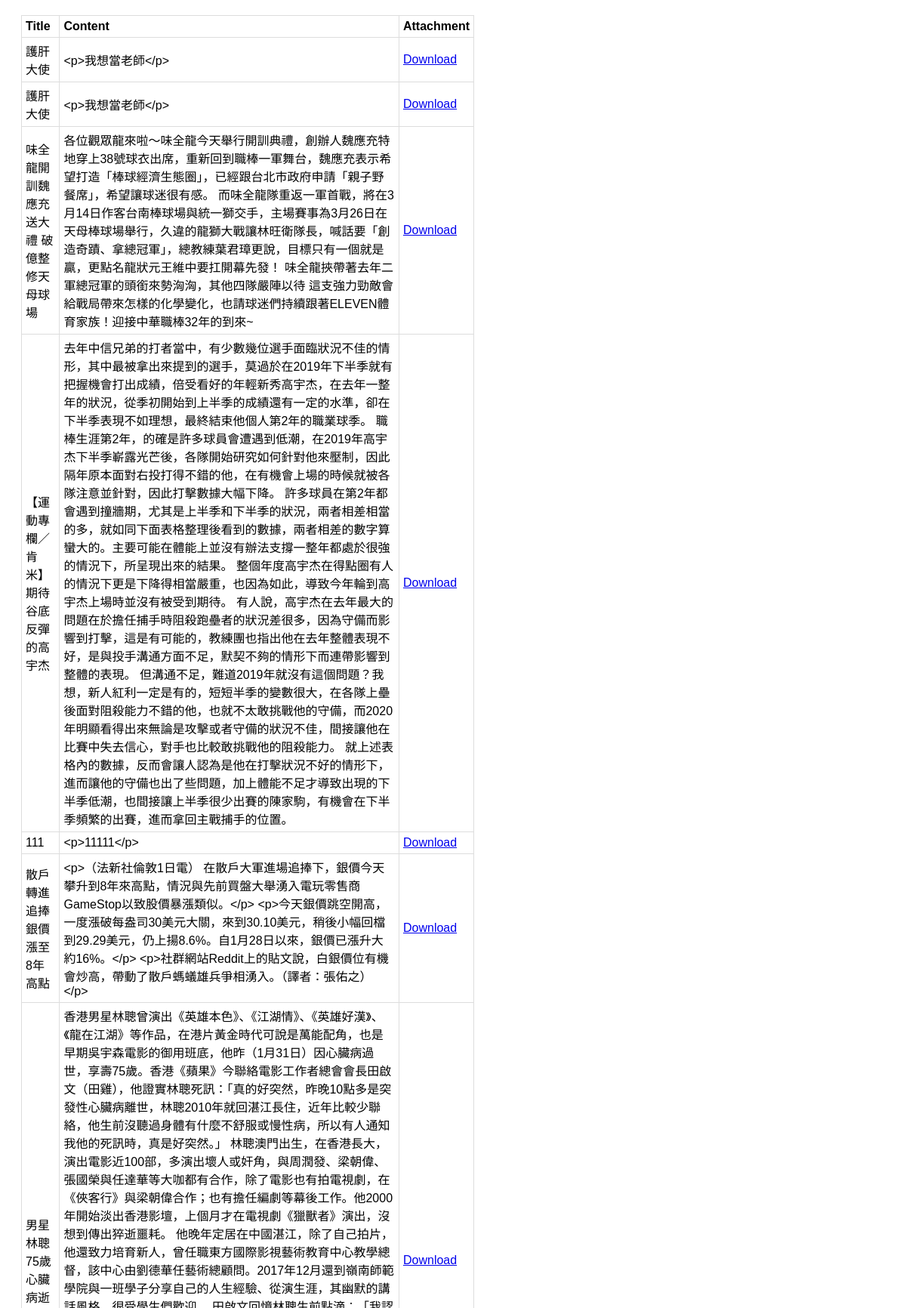
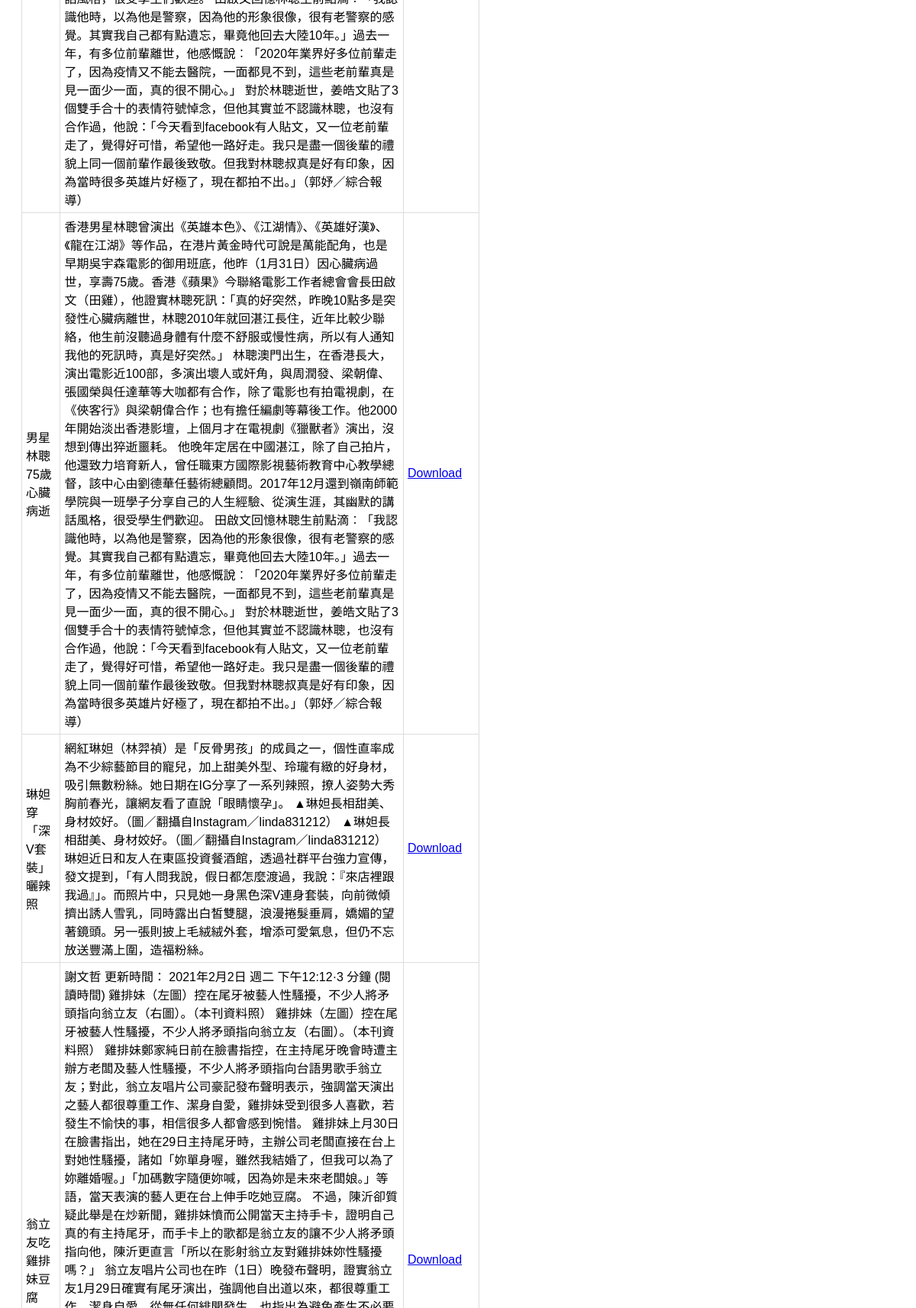
Page /app/reading/ (upper part) on the committed database (2 pictures, top to bottom).
### app/models.py (models this page shows, shortened)
class Reading(models.Model):
    title = models.CharField(max_length=20)
    slug = RandomCharField(length=32,blank=True,null=True)
    category = models.CharField(max_length=32,default='')
    created = models.DateTimeField(auto_now=True,)
    content = RichTextField(verbose_name='內容',null=True)
    attachment = models.FileField(upload_to='healthes/%Y/%m/%d/')

### app/views.py (the view)
# urls.py: path('reading/', views.readings, name='readings'),
def readings(request):
    readings = Reading.objects.all()
    context = {'readings':readings}
    return  render(request,'app/readings.html',context)

### templates/app/readings.html
{% load static %}
<link rel="stylesheet" type="text/css" href="{% static 'css/base.css' %}">
{% if readings %}
<table style="margin: 20px;">
  <thead>
    <tr>
      <th>Title</th>
      <th>Content</th>
      <th>Attachment</th>
    </tr>
  </thead>
  <tbody>
    {% for reading in readings %}
    <tr>
      <td>{{ reading.title }}</td>
      <td>{{ reading.content }}</td>
      <td><a href="{{ reading.attachment.url }}" target="_blank" rel="noopener noreferrer">Download</a></td>
    </tr>
    {% endfor %}
  </tbody>
</table>
{% endif %}

### app/static/base.css (style rules this page uses)
table { font-family: arial, sans-serif; border-collapse: collapse; width: 600px; }
td, th { border: 1px solid #dddddd; text-align: left; padding: 5px; }

### rows in the picture
Reading: title "護肝大使", content "<p>我想當老師</p>"
Reading: title "護肝大使", content "<p>我想當老師</p>"
Reading: title "味全龍開訓魏應充送大禮 破億整修天母球場", content "各位觀眾龍來啦～味全龍今天舉行開訓典禮，創辦人魏應充特地穿上38號球衣出席，重新回到職棒一軍舞台，魏應充表示希望打造「棒球經濟生態圈」，已經跟台北市政府申請「親子野餐席」，希望讓球迷很有感。 而味全龍隊重返一軍首戰，將在3月14日作客台南棒球場與統一獅交手，主場賽事為3月26日在天母棒球場舉行，久違的龍獅大戰讓林旺衛隊長，喊話要「創造奇蹟、拿總冠軍」，總教練葉君璋更說，目標只有一個就是贏，更點名龍狀元王維中要扛開幕先發！ 味全龍挾帶著去年二軍總冠軍的頭銜來勢洶洶，其他四隊嚴陣以待 這支強力勁敵會給戰局帶來怎樣的化學變化，也請球迷們持續跟著ELEVEN體育家族！迎接中華職棒32年的到來~"
Reading: title "【運動專欄／肯米】期待谷底反彈的高宇杰", content "去年中信兄弟的打者當中，有少數幾位選手面臨狀況不佳的情形，其中最被拿出來提到的選手，莫過於在2019年下半季就有把握機會打出成績，倍受看好的年輕新秀高宇杰，在去年一整年的狀況，從季初開始到上半季的成績還有一定的水準，卻在下半季表現不如理想，最終結束他個人第2年的職業球季。 職棒生涯第2年，的確是許多球員會遭遇到低潮，在2019年高宇杰下半季嶄露光芒後，各隊開始研究如何針對他來壓制，因此隔年原本面對右投打得不錯的他，在有機會上場的時候就被各隊注意並針對，因此打擊數據大幅下降。 許多球員在第2年都會遇到撞牆期，尤其是上半季和下半季的狀況，兩者相差相當的多，就如同下面表格整理後看到的數據，兩者相差的數字算蠻大的。主要可能在體能上並沒有辦法支撐一整年都處於很強的情況下，所呈現出來的結果。 整個年度高宇杰在得點圈有人的情況下更是下降得相當嚴重，也因為如此，導致今年輪到高宇杰上場時並沒有被受到期待。 有人說，高宇杰在去年最大的問題在於擔任捕手時阻殺跑壘者的狀況差很多，因為守備而影響到打擊，這是有可能的，教練團也指出他在去年整體表現不好，是與投手溝通方面不足，默契不夠的情形下而連帶影響到整體的表現。 但溝通不足，難道2019年就沒有這個問題？我想，新人紅利一定是有的，短短半季的變數很大，在各隊上壘後面對阻殺能力不錯的他，也就不太敢挑戰他的守備，而2020年明顯看得出來無論是攻擊或者守備的狀況不佳，間接讓他在比賽中失去信心，對手也比較敢挑戰他的阻殺能力。…"
Reading: title "111", content "<p>11111</p>"
Reading: title "散戶轉進追捧 銀價漲至8年高點", content "<p>（法新社倫敦1日電） 在散戶大軍進場追捧下，銀價今天攀升到8年來高點，情況與先前買盤大舉湧入電玩零售商GameStop以致股價暴漲類似。</p> <p>今天銀價跳空開高，一度漲破每盎司30美元大關，來到30.10美元，稍後小幅回檔到29.29美元，仍上揚8.6%。自1月28日以來，銀價已漲升大約16%。</p> <p>社群網站Reddit上的貼文說，白銀價位有機會炒高，帶動了散戶螞蟻雄兵爭相湧入。（譯者：張佑之）</p>"
Reading: title "男星林聰75歲心臟病逝", content "香港男星林聰曾演出《英雄本色》、《江湖情》、《英雄好漢》、《龍在江湖》等作品，在港片黃金時代可說是萬能配角，也是早期吳宇森電影的御用班底，他昨（1月31日）因心臟病過世，享壽75歲。香港《蘋果》今聯絡電影工作者總會會長田啟文（田雞），他證實林聰死訊：「真的好突然，昨晚10點多是突發性心臟病離世，林聰2010年就回湛江長住，近年比較少聯絡，他生前沒聽過身體有什麼不舒服或慢性病，所以有人通知我他的死訊時，真是好突然。」 林聰澳門出生，在香港長大，演出電影近100部，多演出壞人或奸角，與周潤發、梁朝偉、張國榮與任達華等大咖都有合作，除了電影也有拍電視劇，在《俠客行》與梁朝偉合作；也有擔任編劇等幕後工作。他2000年開始淡出香港影壇，上個月才在電視劇《獵獸者》演出，沒想到傳出猝逝噩耗。 他晚年定居在中國湛江，除了自己拍片，他還致力培育新人，曾任職東方國際影視藝術教育中心教學總督，該中心由劉德華任藝術總顧問。2017年12月還到嶺南師範學院與一班學子分享自己的人生經驗、從演生涯，其幽默的講話風格，很受學生們歡迎。 田啟文回憶林聰生前點滴︰「我認識他時，以為他是警察，因為他的形象很像，很有老警察的感覺。其實我自己都有點遺忘，畢竟他回去大陸10年。」過去一年，有多位前輩離世，他感慨說︰「2020年業界好多位前輩走了，因為疫情又不能去醫院，一面都見不到，這些老前輩真是見一面少一面，真的很不開心。」…"
Reading: title "男星林聰75歲心臟病逝", content "香港男星林聰曾演出《英雄本色》、《江湖情》、《英雄好漢》、《龍在江湖》等作品，在港片黃金時代可說是萬能配角，也是早期吳宇森電影的御用班底，他昨（1月31日）因心臟病過世，享壽75歲。香港《蘋果》今聯絡電影工作者總會會長田啟文（田雞），他證實林聰死訊：「真的好突然，昨晚10點多是突發性心臟病離世，林聰2010年就回湛江長住，近年比較少聯絡，他生前沒聽過身體有什麼不舒服或慢性病，所以有人通知我他的死訊時，真是好突然。」 林聰澳門出生，在香港長大，演出電影近100部，多演出壞人或奸角，與周潤發、梁朝偉、張國榮與任達華等大咖都有合作，除了電影也有拍電視劇，在《俠客行》與梁朝偉合作；也有擔任編劇等幕後工作。他2000年開始淡出香港影壇，上個月才在電視劇《獵獸者》演出，沒想到傳出猝逝噩耗。 他晚年定居在中國湛江，除了自己拍片，他還致力培育新人，曾任職東方國際影視藝術教育中心教學總督，該中心由劉德華任藝術總顧問。2017年12月還到嶺南師範學院與一班學子分享自己的人生經驗、從演生涯，其幽默的講話風格，很受學生們歡迎。 田啟文回憶林聰生前點滴︰「我認識他時，以為他是警察，因為他的形象很像，很有老警察的感覺。其實我自己都有點遺忘，畢竟他回去大陸10年。」過去一年，有多位前輩離世，他感慨說︰「2020年業界好多位前輩走了，因為疫情又不能去醫院，一面都見不到，這些老前輩真是見一面少一面，真的很不開心。」…"
Reading: title "琳妲穿「深V套裝」曬辣照", content "網紅琳妲（林羿禎）是「反骨男孩」的成員之一，個性直率成為不少綜藝節目的寵兒，加上甜美外型、玲瓏有緻的好身材，吸引無數粉絲。她日期在IG分享了一系列辣照，撩人姿勢大秀胸前春光，讓網友看了直說「眼睛懷孕」。 ▲琳妲長相甜美、身材姣好。（圖／翻攝自Instagram／linda831212） ▲琳妲長相甜美、身材姣好。（圖／翻攝自Instagram／linda831212） 琳妲近日和友人在東區投資餐酒館，透過社群平台強力宣傳，發文提到，「有人問我說，假日都怎麼渡過，我說：『來店裡跟我過』」。而照片中，只見她一身黑色深V連身套裝，向前微傾擠出誘人雪乳，同時露出白皙雙腿，浪漫捲髮垂肩，嬌媚的望著鏡頭。另一張則披上毛絨絨外套，增添可愛氣息，但仍不忘放送豐滿上圍，造福粉絲。"
Reading: title "翁立友吃雞排妹豆腐"
